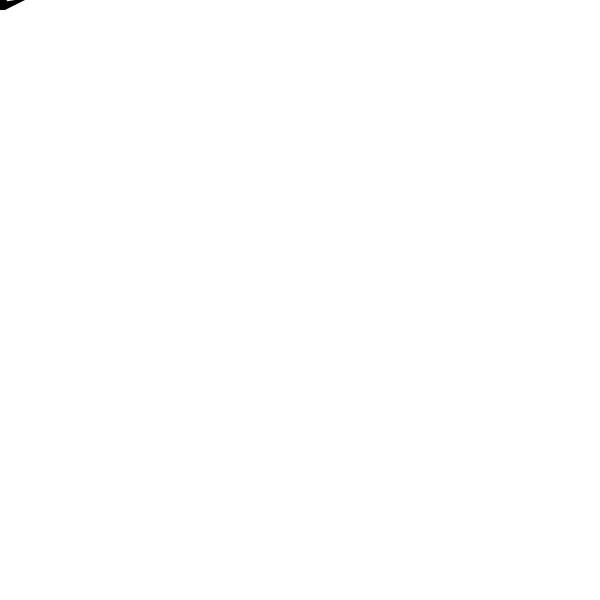
Frame 1 (no input)
Frame 60 (the mouse pressed at the canvas centre just before this capture): identical to frame 1, image omitted
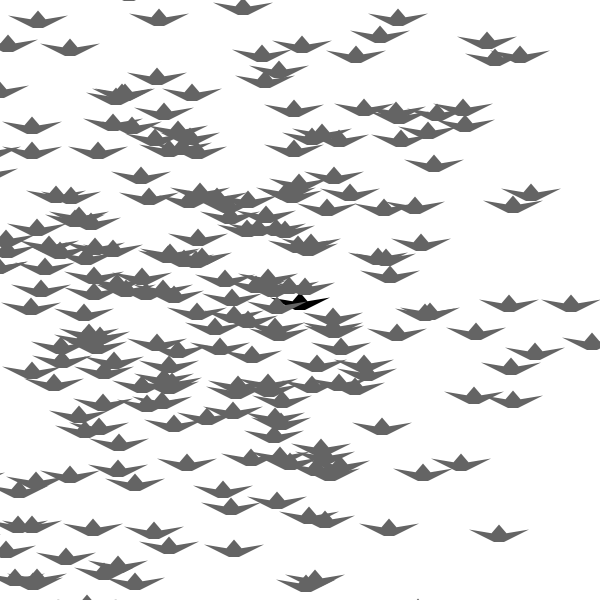
Frame 120 (the mouse held since frame 60 and released just before this capture)

The Processing sketch that drew these frames (run headless with seeded random() and noise(); from frame 60 on, the mouse is pressed at the canvas centre):

// Processing sketch: processing_44393
// ── processing_44393.pde

//ships specs
int shipSize=10; //wich is the scalarFactor of the ship
int shipReds=0, shipGreens=0, shipBlues=0;
int rotateSpeed=100; //smaller numbers, increases speed (b/c it is fractions of a circle)
float linearSpeed=2; // x and y speed control


int keyStorMode=0;
int globalCounter=1;
float rotateVar=0;
float shipX=600/2;
float shipY=600/2;

//Global
int globalTest=0;
int secondGlobalCounter=20;

//LOCAL
int localMouseX, localMouseY;
int localDrop=1;
int localDropX=1;
int localDropY=1;
int slowGrow=150;

void setup(){
  size(600,600);
  background(255);
  
  pushMatrix();
  translate(width/2,height/2);
  ship(shipSize, shipReds, shipGreens, shipBlues);
  popMatrix();
}

void draw(){
  //background(255);
  
  if(mouseX>=0 && mouseX<=width && mouseY>=0 && mouseY<=height){
    background(255);
    pushMatrix();
      translate(mouseX,mouseY);
      rotate(rotateVar);
      ship(shipSize, shipReds, shipGreens, shipBlues);
    popMatrix();
  }
  
  if(mousePressed){
    localMouseX=mouseX-100;
    localMouseY=mouseY;
    
    for(int i=0; i<secondGlobalCounter; i++){
      localDropX=(int)random(
                      random(-400,-100),random(100,400));
      localDropY=(int)random(
                      random(-400,-100),random(100,400));
      pushMatrix();
        translate(localMouseX+localDropX,localMouseY+localDropY);
        //rotate(rotateVar);
        //fill(100);
        ship(shipSize, shipReds+100, shipGreens+100, shipBlues+100);
      popMatrix();
    }
    
    //localMouseX=localMouseX-localDrop;
    //localMouseY=localMouseY-localDrop;
    
    //println(globalTest);
  }
  
  secondGlobalCounter=secondGlobalCounter+2;
  
  if(secondGlobalCounter>slowGrow){
    secondGlobalCounter=20;
  }
  
  slowGrow=slowGrow+1;
}


void ship(float scalarFactor, int reds, int greens, int blues){
  if(globalCounter==1){
  
  float grow=scalarFactor/2;
  
  noStroke();
  //fill(255,255,255);
  //rect(-8*grow,-2*grow,8*2*grow,2.2*2*grow);
  
  fill(reds, greens, blues);
  beginShape();
      vertex(0, -1.5*grow);//front tip (starting clockwise)
      vertex(1.5*grow, 0.25*grow);//top left square pt
      vertex(6*grow, -0.5*grow);//wing tip
      vertex(1.0*grow, 2*grow);
      vertex(-1.0*grow, 2*grow);
      vertex(-6*grow, -0.5*grow);//wing tip
      vertex(-1.5*grow, 0.25*grow);//top right square pt
      vertex(0, -1.5*grow);//to close the ship
  endShape();
  noFill();
  }//to close the if
}

//void shipDrop(){
//}
